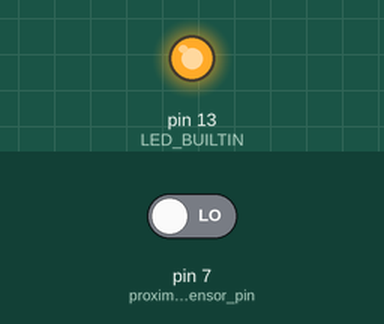
Recording of a sketch running on a simulated Arduino Uno, built with avr-gcc and run on an emulated ATmega328P. On the bench: output pins drawn as LEDs (lit = HIGH). The inputs (shaded band) are chosen by the test bench; at power-on: pin 7 (proximity_sensor_pin) LOW.

Above: at 1.2 s.
1.3 s: pin 7 (proximity_sensor_pin) driven HIGH
At 2.3 s:
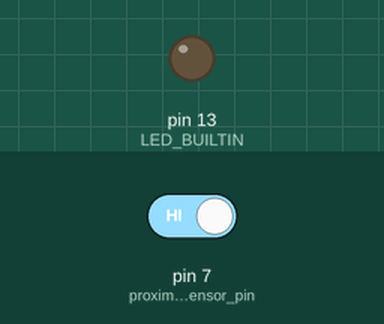
2.8 s: pin 7 (proximity_sensor_pin) driven LOW
At 3.5 s:
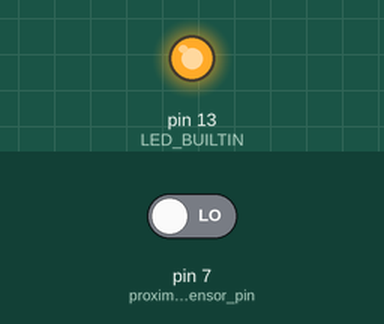
Timing chart, 0 to 5.8 s (numbered marks = the images above; inputs shaded):
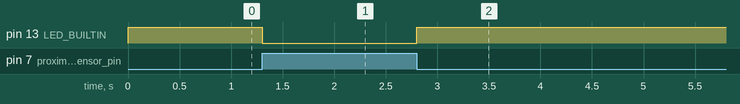

Measured:
- after the input at 1.3 s, pin 13 (LED_BUILTIN): HIGH → LOW at once
- after the input at 2.8 s, pin 13 (LED_BUILTIN): LOW → HIGH at once

The sketch:

proximity_sensor_test.ino
```cpp
int proximity_sensor_pin = 7;
void setup()
{
  pinMode(LED_BUILTIN, OUTPUT);
  pinMode(proximity_sensor_pin, INPUT);
}

void loop()
{
  if ( digitalRead(proximity_sensor_pin) )
  {
    digitalWrite(LED_BUILTIN, LOW);
  }
  else
  {
    digitalWrite(LED_BUILTIN, HIGH);
  }

}
```
